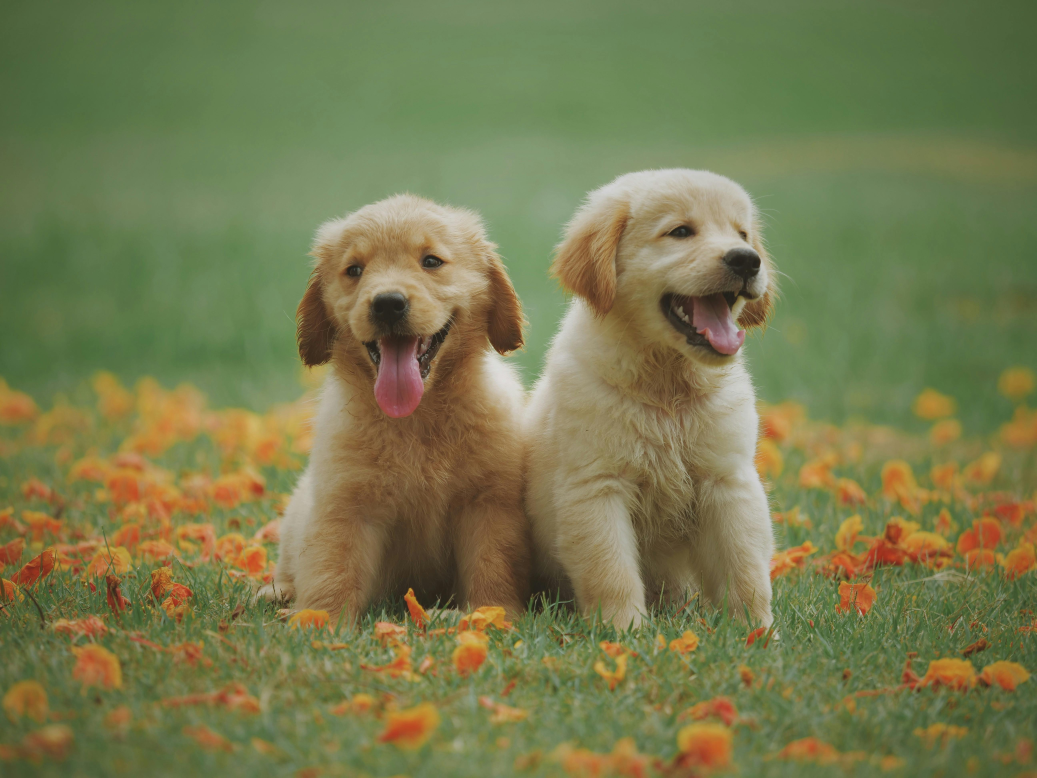
#> input picture image1.jpg, 5184 x 3888 px (shown at 1/5 size)
$ python A2.py
#> lines starting #> are read from the running program, lines starting #| are printed output that depends on the picture
import cv2
import numpy as np
import matplotlib.pyplot as plt

# Read image
img = cv2.imread('image1.jpg')
#> img is the input picture: shape (3888, 5184, 3); mean B, G, R 78.3, 122, 119.3
img = cv2.cvtColor(img, cv2.COLOR_BGR2RGB)

rows, cols = img.shape[:2]
#> rows = 3888; cols = 5184

# Translation
M1 = np.float32([[1, 0, 100], [0, 1, 50]])
trans = cv2.warpAffine(img, M1, (cols, rows))
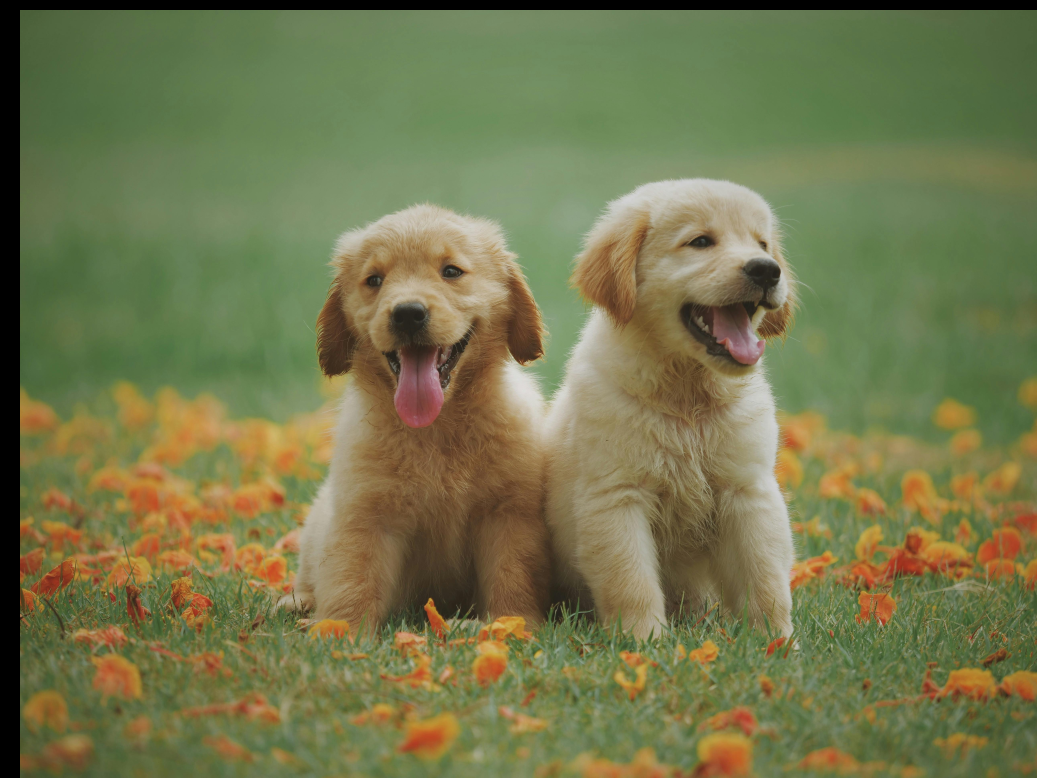
#> trans: shape (3888, 5184, 3) (shown at 1/5 size); mean R, G, B 116, 118.6, 76.4

# Rotation
M2 = cv2.getRotationMatrix2D((cols/2, rows/2), 45, 1)
rot = cv2.warpAffine(img, M2, (cols, rows))
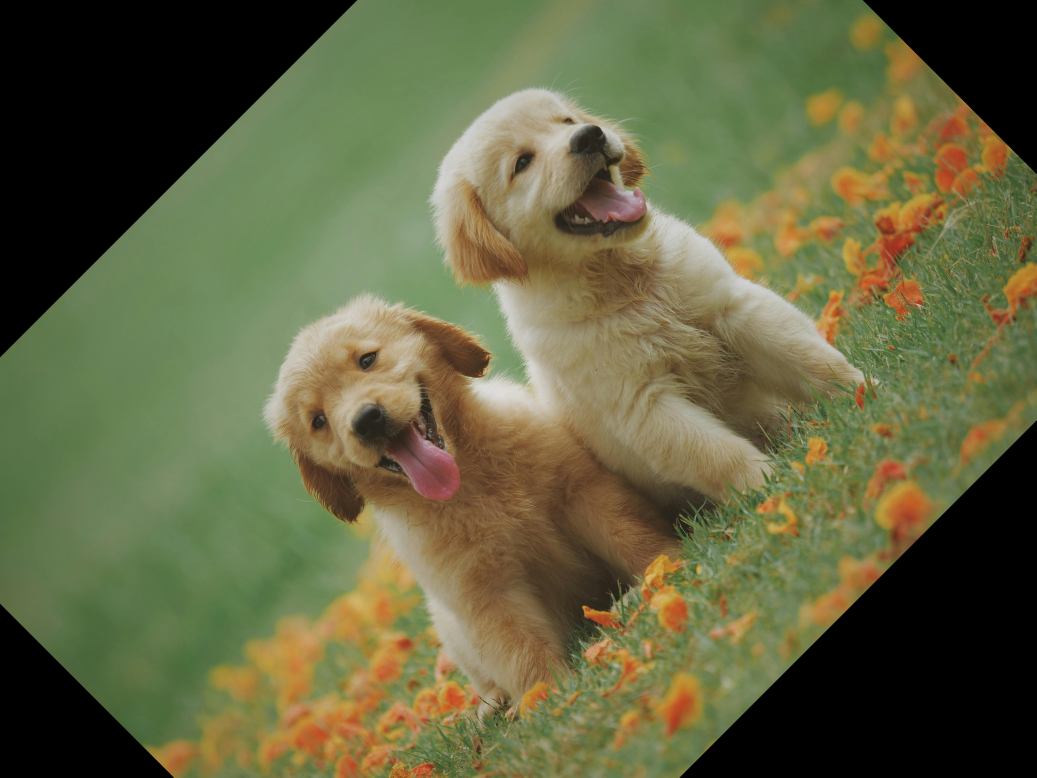
#> rot: shape (3888, 5184, 3) (shown at 1/5 size); mean R, G, B 99.6, 100.6, 65.7

# Scaling
scale = cv2.resize(img, None, fx=0.5, fy=0.5)

# Reflection (horizontal flip)
ref = cv2.flip(img, 1)
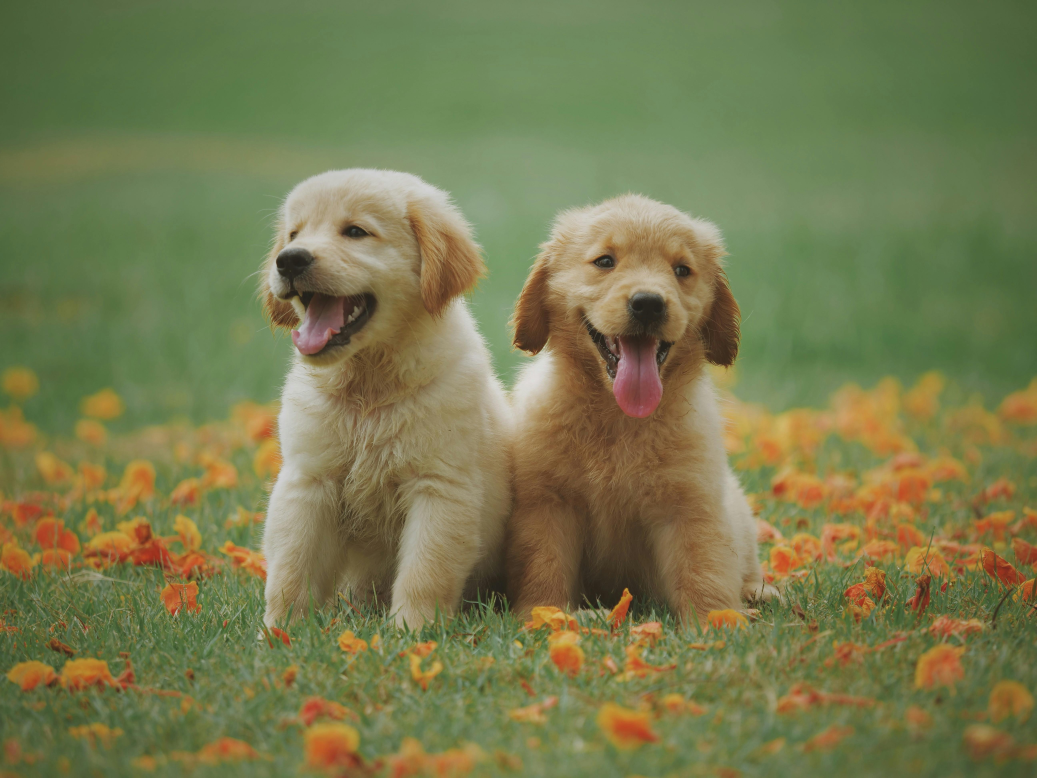
#> ref: shape (3888, 5184, 3) (shown at 1/5 size); mean R, G, B 119.3, 122, 78.3

# Shearing
M3 = np.float32([[1, 0.5, 0], [0.5, 1, 0]])
shear = cv2.warpAffine(img, M3, (int(cols*1.5), int(rows*1.5)))

# Display results
titles = ['Original', 'Translated', 'Rotated', 'Scaled', 'Reflected', 'Sheared']
images = [img, trans, rot, scale, ref, shear]

plt.figure(figsize=(10,6))
for i in range(6):
    plt.subplot(2,3,i+1)
    plt.imshow(images[i])
    plt.title(titles[i])
    plt.axis('off')
plt.show()
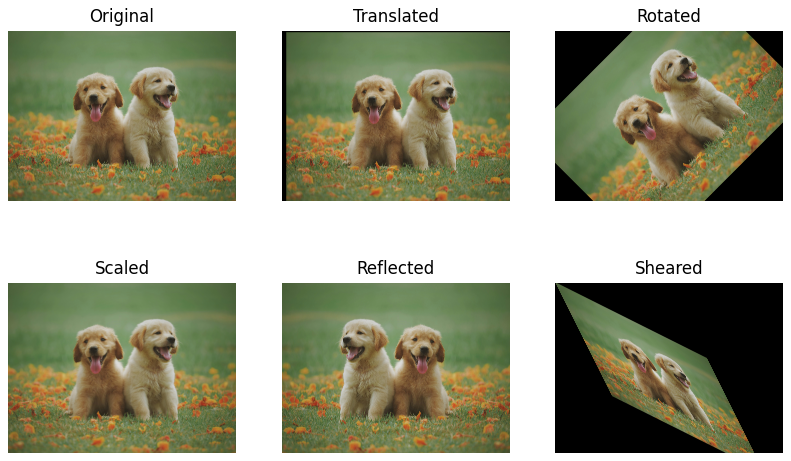
#> figure drawn by matplotlib, 6 panels
